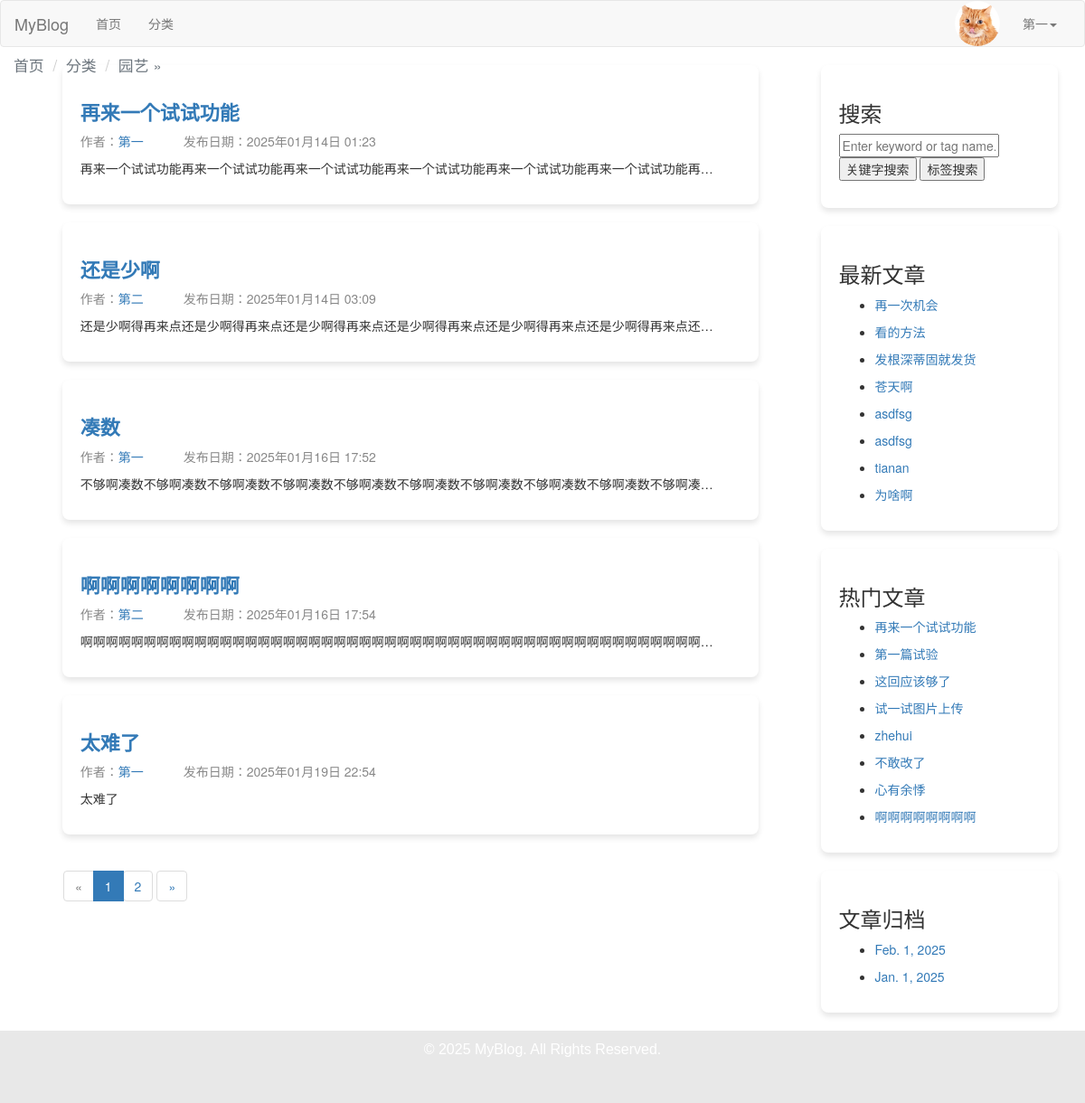
Page /category/2/ (signed in) on the committed database.
### users/models.py (models this page shows, shortened)
class UserProfile(models.Model):
    USER_GENDER_TYPE = (
        ('male','男'),
        ('female','女'),
    )
    owner = models.OneToOneField(User, on_delete=models.CASCADE, verbose_name='用户')
    nickname=models.CharField(verbose_name='昵称',max_length=23,blank=True,null=True)
    birthday=models.DateTimeField(verbose_name='生日',blank=True,null=True)
    gender=models.CharField(verbose_name='性别', choices=USER_GENDER_TYPE,max_length=6,default='male')
    image=models.ImageField(verbose_name='用户头像',upload_to=user_avatar_upload_to,default='image/default.jpg',max_length=255)
    desc=models.TextField(verbose_name='个人简介',max_length=200,blank=True,default='')
    signature=models.CharField(verbose_name='个性签名',max_length=50,blank=True,default='')

### blog/models.py (models this page shows, shortened)
class Category(models.Model):
    name = models.CharField(max_length=32, verbose_name="分类名称")
    desc = models.TextField(max_length=200, blank=True, default="", verbose_name="分类描述")
    add_date = models.DateTimeField(auto_now_add=True, verbose_name="添加时间")
    pub_date = models.DateTimeField(auto_now_add=True, verbose_name="修改时间")
    class Meta:
        verbose_name="博客分类"
        verbose_name_plural = verbose_name

class Post(models.Model):
    DRAFT = 'draft'
    PUBLISHED = 'published'
    STATUS_CHOICES = [
        (DRAFT, '草稿'),
        (PUBLISHED, '已发布'),
    ]
    title = models.CharField(max_length=61, verbose_name="文章标题")
    desc = models.TextField(max_length=200, blank=True, default="", verbose_name="文章描述")
    category = models.ForeignKey(Category, on_delete=models.CASCADE, verbose_name="分类")
    content = models.TextField(verbose_name="文章详情")
    tags = models.ManyToManyField(Tag, related_name='posts', verbose_name="文章标签")  # 修改为 ManyToManyField
    owner = models.ForeignKey(User, on_delete=models.CASCADE, verbose_name="作者")
    is_hot = models.BooleanField(default=False, verbose_name='是否热门')
    pv = models.IntegerField(default=0, verbose_name='浏览量')
    add_date = models.DateTimeField(auto_now_add=True, verbose_name="添加时间")
    pub_date = models.DateTimeField(auto_now=True, verbose_name="修改时间")
    status = models.CharField(max_length=10, choices=STATUS_CHOICES, default=DRAFT, verbose_name="状态")
    liked_users = models.ManyToManyField(
        User,
        related_name="liked_posts",
        blank=True,
        verbose_name="点赞用户",
    )
    favorited_users = models.ManyToManyField(
        User,
        related_name="favorited_posts",
        blank=True,
        verbose_name="收藏用户",
    )
    class Meta:
        verbose_name = "文章"
        verbose_name_plural = verbose_name

class Sidebar(models.Model):
    STATUS = (
        (1,'隐藏'),
        (2,'展示')
    )
    DISPLAY_TYPE = (
        (1,'搜索'),
        (2,'最新文章'),
        (3,'最热文章'),
        (4,'最近评论'),
        (5,'文章归档'),
        (6,'HTML')
    )
    title = models.CharField(max_length=50,verbose_name='模块名称')
    display_type = models.PositiveIntegerField(default=1,choices=DISPLAY_TYPE,verbose_name="展示类型")
    content = models.CharField(max_length=500,blank=True,default='',verbose_name="内容", help_text='如果设置的不是HTML类型，可为空')
    sort = models.PositiveIntegerField(default=1,verbose_name='排序',help_text='序号越大越靠前')
    status = models.PositiveIntegerField(default=2,choices=STATUS,verbose_name='状态')
    add_date = models.DateTimeField(auto_now_add=True,verbose_name="创建时间")
    class Meta:
        verbose_name="侧边栏"
        verbose_name_plural = verbose_name
        ordering = ['-sort']
    @classmethod
    def get_sidebar(cls):
        return cls.objects.filter(status=2)
    @property
    def get_content(self):
        from django.utils.html import escape
        request = get_current_request()  # 获取当前请求对象（需额外中间件支持）
        query = escape(request.GET.get('query', '')) if request else ''  # 安全获取 query
        if self.display_type == 1:
            context = {'query': query}  # 将 query 传递到模板上下文
            return render_to_string('sidebar/search.html', context=context)
        elif self.display_type == 2:
            context = {
            }
            return render_to_string('sidebar/new_post.html', context=context)
        elif self.display_type == 3:
            context = {
            }
            return render_to_string('sidebar/hot_post.html', context=context)
        elif self.display_type == 4:
            context = {
            }
            return render_to_string('comment.html', context=context)
        elif self.display_type == 5:
            context = {
            }
            return render_to_string('sidebar/archives.html', context=context)
        elif self.display_type == 6:
            return self.content

### blog/views/index.py (the view)
# urls.py: path('category/<int:category_id>/', index.category_detail, name='category_detail'),  # 某个分类的博文
def category_detail(request, category_id):
    category = get_object_or_404(Category, id=category_id)
    post_list = Post.objects.filter(category=category, status=Post.PUBLISHED)
    paginator = Paginator(post_list, 5)  # 每页显示5篇文章
    page = request.GET.get('page', 1)  # 获取当前页码
    try:
        posts = paginator.page(page)
    except PageNotAnInteger:
        posts = paginator.page(1)
    except EmptyPage:
        posts = paginator.page(paginator.num_pages)
    return render(request, 'category_detail.html', {'category': category, 'posts': posts})

### blog/templatetags/category.py (called while the page is built)
@register.simple_tag
def get_sidebar_list():
    return Sidebar.get_sidebar()

@register.simple_tag
def get_new_post():
    return Post.objects.order_by('-pub_date')[:8]

@register.simple_tag
def get_hot_pv_post():
    return Post.objects.order_by('-pv')[:8]

@register.simple_tag
def get_archives():
    return Post.objects.dates('add_date', 'month', order='DESC')[:8]

### blog/templates/category_detail.html (shortened to what this page needs)
{% extends 'layout/base.html' %}
{% load static %}
{% load category %}
{% block css %}
    <link rel="stylesheet" href="{% static 'css/blog.css' %}">
{% endblock %}
{% block content_left %}
    <ol class="breadcrumb">
        <li><a href="{% url 'blog:index' %}">首页</a></li>
        <li><a href="{% url 'blog:category_list' %}">分类</a></li>
        <li class="active">{{ category.name }}</li>
    </ol>
    <section class="section">
        <div class="container blog-container">
            {% for post in posts %}
                <div class="box blog-box">
                    <h1 class="title small-title">
                        <a href="{% url 'blog:post_detail' post.id %}">{{ post.title }}</a>
                    </h1>
                    <p class="subtitle post-info">
                        <span class="author">作者：<a href="{% url 'blog:author_profile' post.owner.id %}">{{ post.owner.username }}</a></span>
                        <span class="date">发布日期：{{ post.add_date|date:"Y年m月d日 H:i" }}</span>
                    </p>
                    <p>{{ post.content|truncatechars:50 }}</p>
                </div>
            {% empty %}
                <p>该分类下暂无文章。</p>
            {% endfor %}
        </div>
        <nav aria-label="Page navigation">
            <ul class="pagination">
                {% if posts.has_previous %}
                    <li>
                        <a href="?page={{ posts.previous_page_number }}" aria-label="Previous">
                            <span aria-hidden="true">«</span>
                        </a>
                    </li>
                {% else %}
                    <li class="disabled">
                        <span aria-hidden="true">«</span>
                    </li>
                {% endif %}
                {% for num in posts.paginator.page_range %}
                    {% if posts.number == num %}
                        <li class="active">
                            <span>{{ num }} <span class="sr-only">(current)</span></span>
                        </li>
                    {% else %}
                        <li>
                            <a href="?page={{ num }}">{{ num }}</a>
                        </li>
                    {% endif %}
                {% endfor %}
                {% if posts.has_next %}
                    <li>
                        <a href="?page={{ posts.next_page_number }}" aria-label="Next">
                            <span aria-hidden="true">»</span>
                        </a>
                    </li>
                {% else %}
                    <li class="disabled">
                        <span aria-hidden="true">»</span>
                    </li>
                {% endif %}
            </ul>
        </nav>
    </section>
{% endblock %}

### blog/templates/layout/base.html (shortened to what this page needs)
{% load static %}
{% load category %}
<!DOCTYPE html>
<html lang="en">
<head>
    <link rel="stylesheet" href="{% static 'plugin/bootstrap/css/bootstrap.css' %}">
    <link rel="stylesheet" href="{% static 'plugin/font-awesome/css/font-awesome.min.css' %}">
    <link rel="stylesheet" href="{% static 'css/blog.css' %}">
    <link href="https://cdn.quilljs.com/1.3.6/quill.snow.css" rel="stylesheet">
    <link href="{% static 'plugin/bootstrap-datepicker-1.10.0/dist/css/bootstrap-datepicker.min.css' %}"
          rel="stylesheet">
    <link rel="stylesheet" href="{% static 'plugin/bootstrap-select-1.13.14/dist/css/bootstrap-select.min.css' %}">
    <link rel="stylesheet" href="{% static 'plugin/select2-develop/dist/css/select2.min.css' %}">
    {% block css %}
    {% endblock %}
</head>
<body>
<nav class="navbar navbar-default">
    <div class="container-fluid">
        <div class="navbar-header">
            <a class="navbar-brand" href="{% url 'blog:index' %}">MyBlog</a>
        </div>
        <div class="collapse navbar-collapse" id="bs-example-navbar-collapse-1">
            <ul class="nav navbar-nav">
                <li><a href="{% url 'blog:index' %}">首页<span class="sr-only">(current)</span></a></li>
                <li><a href="{% url 'blog:category_list' %}">分类</a></li>
            </ul>
            <ul class="nav navbar-nav navbar-right">
                {% if request.user.is_authenticated %}
                    <li class="user-avatar">
                        <img src="{{ request.user.userprofile.image.url }}" alt="User Avatar" class="avatar-img">
                    </li>
                    <li class="dropdown">
                        <a href="#" class="dropdown-toggle" data-toggle="dropdown" role="button" aria-haspopup="true"
                           aria-expanded="false">
                            {{ request.user.username }}<span class="caret"></span>
                        </a>
                    </li>
                {% else %}
                    <li><a href="{% url 'users:login' %}">登录</a></li>
                    <li><a href="{% url 'users:register' %}" target="_blank">注册</a></li>
                {% endif %}
            </ul>
        </div>
    </div>
</nav>
{% block content %}
    <div class="container content-container">
        <div class="row">
            <div class="col-md-9 content-left">
                {% block content_left %}
                {% endblock %}
            </div>
            <div class="col-md-3 content-right">
                {% block content_right %}
                    {% get_sidebar_list as sidebar_list %}
                    {% for sidebar in sidebar_list %}
                        <div class="blog-box">
                            <h3>{{ sidebar.title }}</h3>
                            <p>{{ sidebar.get_content|safe }}</p>
                        </div>
                    {% endfor %}
                {% endblock %}
            </div>
        </div>
    </div>
{% endblock %}
{% block footer %}
    <footer class="footer">
        <div class="container text-center">
            <p>© 2025 MyBlog. All Rights Reserved.</p>
            <div class="social-icons">
                <a href="#" class="social-icon"><i class="fa fa-facebook"></i></a>
                <a href="#" class="social-icon"><i class="fa fa-twitter"></i></a>
                <a href="#" class="social-icon"><i class="fa fa-linkedin"></i></a>
                <a href="#" class="social-icon"><i class="fa fa-instagram"></i></a>
            </div>
        </div>
    </footer>
{% endblock %}
</body>
</html>

### blog/templates/sidebar/search.html
<form method="GET" class="search-form">
    <input
        type="text"
        name="query"
        placeholder="Enter keyword or tag name..."
        value="{{ query|default_if_none:'' }}"
        class="search-input"
    >
    <button type="submit" formaction="{% url 'blog:search' %}" class="search-button">关键字搜索</button>
    <button type="submit" formaction="{% url 'blog:tag_search' %}" class="search-button">标签搜索</button>
</form>

### blog/templates/sidebar/new_post.html
{% load category %}
{% get_new_post as post_list %}
{% for post in post_list %}
    <ul>
    <li><a href="{% url 'blog:post_detail' post.id %}">{{ post.title }}</a> </li>
    </ul>
{% endfor %}

### blog/templates/sidebar/hot_post.html
{% load category %}
{% get_hot_pv_post as post_list %}
{% for post in post_list %}
    <ul>
    <li><a href="{% url 'blog:post_detail' post.id %}">{{ post.title }}</a> </li>
    </ul>
{% endfor %}

### blog/templates/sidebar/archives.html
{% load category %}
{% get_archives as archives_list %}
{% for archive in archives_list %}
    <ul>
    <li><a href="{% url 'blog:archives' archive.year archive.month %}">{{ archive }}</a> </li>
    </ul>
{% endfor %}

### static/css/blog.css (style rules this page uses)
.user-avatar { display: inline-block; vertical-align: middle; margin-right: 10px; }
.avatar-img { width: 50px; height: 50px; border-radius: 50%; object-fit: cover; }
.footer { background-color: #E8E8E8; color: #fff; padding: 10px 0; font-family: 'Arial', sans-serif; text-align: center; height: 80px; }
.footer p { font-size: 16px; margin-bottom: 5px; }
.social-icons { margin-top: 5px; }
.social-icon { margin: 0 10px; color: #fff; font-size: 20px; transition: color 0.3s ease; }
.blog-container { max-width: 800px; margin: 0 auto; }
.small-title { font-size: 22px; font-weight: bold; }
.post-info { color: #888; margin-top: 10px; }
.author { margin-right: 40px; }
.date { color: #888; }
.blog-box { padding: 20px; background-color: #fff; margin-bottom: 20px; box-shadow: 0px 4px 6px rgba(0, 0, 0, 0.1); border-radius: 8px; }
.pagination { margin: 20px 0; margin-left: 40px; }
.pagination a { margin: 0 5px; padding: 5px 10px; background-color: #007bff; color: white; border-radius: 4px; text-decoration: none; }

### blog/templates/category_detail.html (style rules this page uses)
.breadcrumb { position: fixed; top: 50px; left: 0; width: 100%; background-color: transparent; padding: 10px 15px; margin: 0; list-style: none; display: flex; font-size: 1.2em; }
.breadcrumb li { margin-right: 5px; color: #6c757d; }
.breadcrumb li a { color: #6c757d; text-decoration: none; }
.breadcrumb li.active { color: #6c757d; }
.breadcrumb li::after { margin-left: 5px; color: #6c757d; }
.breadcrumb li:last-child::after { content: "»"; }

### rows in the picture
Category: name "园艺"
Post: title "再来一个试试功能", owner.username "第一", add_date "2025年01月14日 01:23", content "再来一个试试功能再来一个试试功能再来一个试试功能再来一个试试功能再来一个试试功能再来一个试试功能再…"
Post: title "还是少啊", owner.username "第二", add_date "2025年01月14日 03:09", content "还是少啊得再来点还是少啊得再来点还是少啊得再来点还是少啊得再来点还是少啊得再来点还是少啊得再来点还…"
Post: title "凑数", owner.username "第一", add_date "2025年01月16日 17:52", content "不够啊凑数不够啊凑数不够啊凑数不够啊凑数不够啊凑数不够啊凑数不够啊凑数不够啊凑数不够啊凑数不够啊凑…"
Post: title "啊啊啊啊啊啊啊啊", owner.username "第二", add_date "2025年01月16日 17:54", content "啊啊啊啊啊啊啊啊啊啊啊啊啊啊啊啊啊啊啊啊啊啊啊啊啊啊啊啊啊啊啊啊啊啊啊啊啊啊啊啊啊啊啊啊啊啊啊啊啊…"
Post: title "太难了", owner.username "第一", add_date "2025年01月19日 22:54", content "太难了"
Sidebar: title "搜索"
Sidebar: title "最新文章"
Post: title "再一次机会"
Post: title "看的方法"
Post: title "发根深蒂固就发货"
Post: title "苍天啊"
Post: title "asdfsg"
Post: title "asdfsg"
Post: title "tianan"
Post: title "为啥啊"
Sidebar: title "热门文章"
Post: title "第一篇试验"
Post: title "这回应该够了"
Post: title "试一试图片上传"
Post: title "zhehui"
Post: title "不敢改了"
Post: title "心有余悸"
Post: title "啊啊啊啊啊啊啊啊"
Sidebar: title "文章归档", archives_list "Feb. 1, 2025" "Jan. 1, 2025"

### other values in the picture
{{ request.user.username }} "第一"
{{ num }} "1"
{{ num }} "2"
